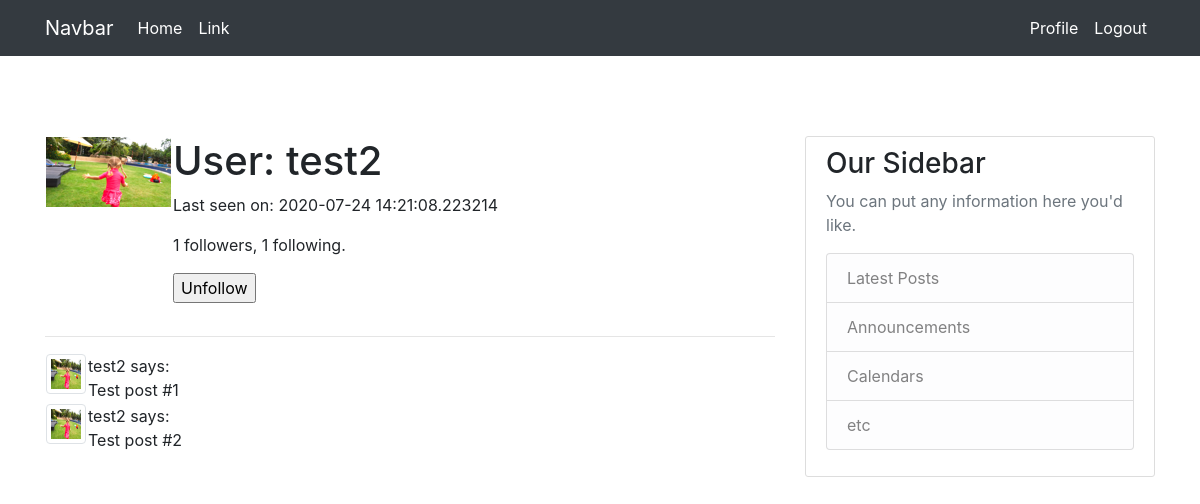
The page /user/test2 (signed in) on the database its author committed.
### app/models.py (models this page shows, shortened)
class User(UserMixin, db.Model):
    id = db.Column(db.Integer, primary_key=True)
    username = db.Column(db.String(64), index=True, unique=True)
    email = db.Column(db.String(120), index=True, unique=True)
    image_file = db.Column(db.String(120), nullable=True)
    password_hash = db.Column(db.String(128))
    about_me = db.Column(db.String(140))
    last_seen = db.Column(db.DateTime, default=datetime.utcnow)
    poems = db.relationship('Poem', backref='author', lazy='dynamic')
    followed = db.relationship(
        'User', secondary=followers,
        primaryjoin=(followers.c.follower_id == id),
        secondaryjoin=(followers.c.followed_id == id),
        backref=db.backref('followers', lazy='dynamic'), lazy='dynamic')
    def is_following(self, user):
        return self.followed.filter(
            followers.c.followed_id == user.id).count() > 0

### app/routes.py (the view)
@app.route('/user/<username>')
@login_required
def user(username):
    user = User.query.filter_by(username=username).first_or_404()
    poems = [
        {'author': user, 'body': 'Test post #1'},
        {'author': user, 'body': 'Test post #2'}
    ]
    if current_user.image_file:
        image_file = url_for('static', filename='profile_pics/' + current_user.image_file)
    else:
        image_file = None
    form = EmptyForm()
    return render_template('user.html', user=user, poems=poems, image_file=image_file, form=form)

### app/forms.py
class EmptyForm(FlaskForm):
    submit = SubmitField('Submit')

### app/models.py (called while the page is built)
@login.user_loader
def load_user(id):
    return User.query.get(int(id))

### app/routes.py (called while the page is built)
@app.before_request
def before_request():
    if current_user.is_authenticated:
        current_user.last_seen = datetime.utcnow()
        db.session.commit()

### app/templates/user.html (shortened to what this page needs)
{% extends "base.html" %}
{% block content %}
    <table>
        <tr valign="top">
            {% if image_file %}
            <td><img src="{{ image_file }}"></td>
            {% else %}
            <td><img src="{{ user.avatar(128) }}"></td>
            {% endif %}
            <td>
                <h1>User: {{ user.username }}</h1>
                {% if user.last_seen %}<p>Last seen on: {{ user.last_seen }}</p>{% endif %}
                <p>{{ user.followers.count() }} followers, {{ user.followed.count() }} following.</p>
                {% if user == current_user %}
                <p><a href="{{ url_for('edit_profile') }}">Edit your profile</a></p>
                {% else %}
                <p>
                    <form action="{{ url_for('unfollow', username=user.username) }}" method="post">
                        {{ form.submit(value='Unfollow') }}
                    </form>
                </p>
                {% endif %}
            </td>
        </tr>
    </table>
    <hr>
    {% for poem in poems %}
    <table>
        <tr valign="top">
            {% if image_file  %}
            <td><img src="{{ image_file }} " class="img-thumbnail" style="width: 40px; height: 40px;" ></td>
            {% else %}
            <td><img src="{{ user.avatar(48) }}"></td>
            {% endif %}
            <td>{{ poem.author.username }} says:<br>{{ poem.body }}</td>
        </tr>
    </table>
    {% endfor %}
{% endblock %}

### app/templates/base.html (shortened to what this page needs)
<!doctype html>
<html lang="en">
  <head>
    <link rel="stylesheet" href="https://stackpath.bootstrapcdn.com/bootstrap/4.5.0/css/bootstrap.min.css">
    <link rel="stylesheet" type="text/css" href="{{ url_for('static', filename='main.css') }}">
  </head>
  <body class="bg-secondary-gradient">
    <header>
        {% include "partials/nav.html" %}
    </header>
    <main>
        <div class="container">
          <div class="row">
            <div class="col-md-8">
                {% block content %}{% endblock %}
            </div>
            <div class="col-md-4">
                <div class="content-section">
                  <h3>Our Sidebar</h3>
                  <p class='text-muted'>You can put any information here you'd like.
                      <ul class="list-group">
                          <li class="list-group-item list-group-item-light">Latest Posts</li>
                          <li class="list-group-item list-group-item-light">Announcements</li>
                          <li class="list-group-item list-group-item-light">Calendars</li>
                          <li class="list-group-item list-group-item-light">etc</li>
                          </ul>
                      </p>
                  </div>
            </div>
          </div>
        </div>
    </main>
  </body>
</html>

### app/templates/partials/nav.html (shortened to what this page needs)
<nav class="navbar navbar-expand-lg navbar-dark bg-dark">
    <div class="container">
        <a class="navbar-brand text-white" href="#">Navbar</a>
        <div class="collapse navbar-collapse" id="navbarSupportedContent">
          <ul class="navbar-nav mr-auto">
            <li class="nav-item active">
              <a class="nav-link text-white" href="{{ url_for('index') }}">Home <span class="sr-only">(current)</span></a>
            </li>
            <li class="nav-item">
              <a class="nav-link text-white" href="#">Link</a>
            </li>
          </ul>
          <ul class="navbar-nav">
            {% if current_user.is_authenticated %}
              <li class="nav-item">
                <a class="nav-link text-white" href="{{ url_for('user', username=current_user.username) }}">Profile</a>
              </li>
              <li class="nav-item">
                  <a class="nav-link text-white" href="{{ url_for('logout') }}">Logout</a>
              </li>
            {% endif %}
          </ul>
        </div>
    </div>
</nav>

### app/static/main.css (style rules this page uses)
.content-section { background: #ffffff; padding: 10px 20px; border: 1px solid #dddddd; border-radius: 3px; margin-bottom: 20px; }
main { margin-top: 5rem; }

### rows shown on the page
User: username "test2", last_seen "2020-07-24 14:21:08.223214", author.username "test2" "test2"

### other values the page prints
{{ user.followers.count() }} "1"
{{ user.followed.count() }} "1"
{{ poem.body }} "Test post #1" "Test post #2"
